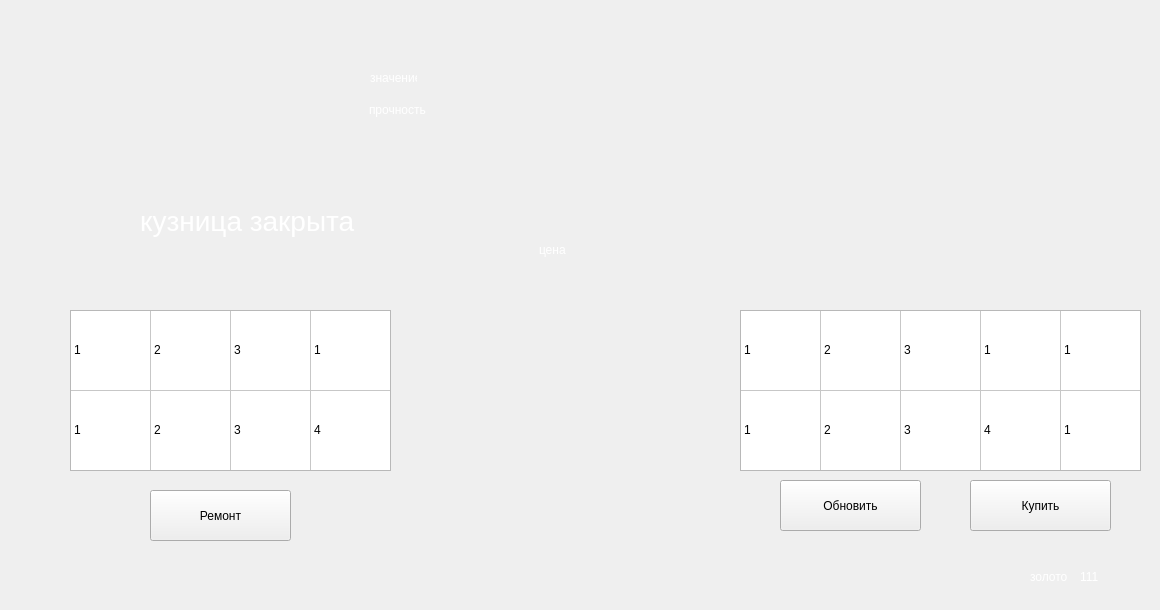
  <widget class="QWidget" name="tab_4">
   <attribute name="title">
    <string>Магазин</string>
   </attribute>
   <widget class="QTableWidget" name="tableStore">
    <property name="geometry">
     <rect>
      <x>740</x>
      <y>310</y>
      <width>401</width>
      <height>161</height>
     </rect>
    </property>
    <property name="minimumSize">
     <size>
      <width>0</width>
      <height>0</height>
     </size>
    </property>
    <property name="maximumSize">
     <size>
      <width>88888</width>
      <height>88888</height>
     </size>
    </property>
    <property name="tabletTracking">
     <bool>false</bool>
    </property>
    <property name="styleSheet">
     <string notr="true">background-image: url(:/new/table/image/background/table image.jpg);</string>
    </property>
    <property name="verticalScrollBarPolicy">
     <enum>Qt::ScrollBarAlwaysOff</enum>
    </property>
    <property name="horizontalScrollBarPolicy">
     <enum>Qt::ScrollBarAlwaysOff</enum>
    </property>
    <property name="sizeAdjustPolicy">
     <enum>QAbstractScrollArea::AdjustIgnored</enum>
    </property>
    <property name="autoScroll">
     <bool>false</bool>
    </property>
    <property name="editTriggers">
     <set>QAbstractItemView::NoEditTriggers</set>
    </property>
    <property name="dragDropOverwriteMode">
     <bool>true</bool>
    </property>
    <property name="selectionMode">
     <enum>QAbstractItemView::NoSelection</enum>
    </property>
    <property name="iconSize">
     <size>
      <width>81</width>
      <height>81</height>
     </size>
    </property>
    <property name="textElideMode">
     <enum>Qt::ElideMiddle</enum>
    </property>
    <property name="showGrid">
     <bool>true</bool>
    </property>
    <property name="gridStyle">
     <enum>Qt::SolidLine</enum>
    </property>
    <property name="sortingEnabled">
     <bool>false</bool>
    </property>
    <property name="rowCount">
     <number>2</number>
    </property>
    <property name="columnCount">
     <number>5</number>
    </property>
    <attribute name="horizontalHeaderVisible">
     <bool>false</bool>
    </attribute>
    <attribute name="horizontalHeaderMinimumSectionSize">
     <number>60</number>
    </attribute>
    <attribute name="horizontalHeaderDefaultSectionSize">
     <number>80</number>
    </attribute>
    <attribute name="horizontalHeaderHighlightSections">
     <bool>false</bool>
    </attribute>
    <attribute name="verticalHeaderVisible">
     <bool>false</bool>
    </attribute>
    <attribute name="verticalHeaderMinimumSectionSize">
     <number>60</number>
    </attribute>
    <attribute name="verticalHeaderDefaultSectionSize">
     <number>80</number>
    </attribute>
    <attribute name="verticalHeaderHighlightSections">
     <bool>false</bool>
    </attribute>
    <row/>
    <row/>
    <column/>
    <column/>
    <column/>
    <column/>
    <column/>
    <item row="0" column="0">
     <property name="text">
      <string>1</string>
     </property>
     <property name="icon">
      <iconset>
       <normaloff>:/new/item/image/Item/mana potion.png</normaloff>:/new/item/image/Item/mana potion.png</iconset>
     </property>
    </item>
    <item row="0" column="1">
     <property name="text">
      <string>2</string>
     </property>
    </item>
    <item row="0" column="2">
     <property name="text">
      <string>3</string>
     </property>
     <property name="icon">
      <iconset>
       <normaloff>:/new/item/image/Item/gnome-helmet.png</normaloff>:/new/item/image/Item/gnome-helmet.png</iconset>
     </property>
    </item>
    <item row="0" column="3">
     <property name="text">
      <string>1</string>
     </property>
    </item>
    <item row="0" column="4">
     <property name="text">
      <string>1</string>
     </property>
    </item>
    <item row="1" column="0">
     <property name="text">
      <string>1</string>
     </property>
    </item>
    <item row="1" column="1">
     <property name="text">
      <string>2</string>
     </property>
    </item>
    <item row="1" column="2">
     <property name="text">
      <string>3</string>
     </property>
    </item>
    <item row="1" column="3">
     <property name="text">
      <string>4</string>
     </property>
    </item>
    <item row="1" column="4">
     <property name="text">
      <string>1</string>
     </property>
    </item>
   </widget>
   <widget class="QLabel" name="labelGold">
    <property name="geometry">
     <rect>
      <x>1030</x>
      <y>570</y>
      <width>47</width>
      <height>13</height>
     </rect>
    </property>
    <property name="styleSheet">
     <string notr="true">color: rgb(255, 255, 255);</string>
    </property>
    <property name="text">
     <string>золото</string>
    </property>
   </widget>
   <widget class="QLabel" name="gold">
    <property name="geometry">
     <rect>
      <x>1080</x>
      <y>570</y>
      <width>47</width>
      <height>13</height>
     </rect>
    </property>
    <property name="styleSheet">
     <string notr="true">color: rgb(255, 255, 255);</string>
    </property>
    <property name="text">
     <string>111</string>
    </property>
   </widget>
   <widget class="QLabel" name="product">
    <property name="geometry">
     <rect>
      <x>489</x>
      <y>59</y>
      <width>162</width>
      <height>162</height>
     </rect>
    </property>
    <property name="text">
     <string/>
    </property>
    <property name="scaledContents">
     <bool>true</bool>
    </property>
   </widget>
   <widget class="QLabel" name="auraProd">
    <property name="geometry">
     <rect>
      <x>470</x>
      <y>40</y>
      <width>192</width>
      <height>192</height>
     </rect>
    </property>
    <property name="text">
     <string/>
    </property>
    <property name="scaledContents">
     <bool>true</bool>
    </property>
   </widget>
   <widget class="QPushButton" name="ButtonBuy">
    <property name="geometry">
     <rect>
      <x>970</x>
      <y>480</y>
      <width>141</width>
      <height>51</height>
     </rect>
    </property>
    <property name="text">
     <string>Купить</string>
    </property>
   </widget>
   <widget class="QPushButton" name="buttonRefresh">
    <property name="geometry">
     <rect>
      <x>780</x>
      <y>480</y>
      <width>141</width>
      <height>51</height>
     </rect>
    </property>
    <property name="toolTip">
     <string>&lt;html&gt;&lt;head/&gt;&lt;body&gt;&lt;p&gt;200 золотых&lt;/p&gt;&lt;/body&gt;&lt;/html&gt;</string>
    </property>
    <property name="text">
     <string>Обновить</string>
    </property>
   </widget>
   <widget class="QLabel" name="storeLab">
    <property name="geometry">
     <rect>
      <x>370</x>
      <y>70</y>
      <width>47</width>
      <height>16</height>
     </rect>
    </property>
    <property name="styleSheet">
     <string notr="true">color: rgb(255, 255, 255);</string>
    </property>
    <property name="text">
     <string>значение</string>
    </property>
   </widget>
   <widget class="QLabel" name="storeLab_2">
    <property name="geometry">
     <rect>
      <x>369</x>
      <y>99</y>
      <width>61</width>
      <height>21</height>
     </rect>
    </property>
    <property name="styleSheet">
     <string notr="true">color: rgb(255, 255, 255);</string>
    </property>
    <property name="text">
     <string>прочность</string>
    </property>
   </widget>
   <widget class="QLabel" name="storeLab_3">
    <property name="geometry">
     <rect>
      <x>539</x>
      <y>239</y>
      <width>31</width>
      <height>21</height>
     </rect>
    </property>
    <property name="styleSheet">
     <string notr="true">color: rgb(255, 255, 255);</string>
    </property>
    <property name="text">
     <string>цена</string>
    </property>
   </widget>
   <widget class="QLabel" name="storeValue">
    <property name="geometry">
     <rect>
      <x>430</x>
      <y>70</y>
      <width>31</width>
      <height>16</height>
     </rect>
    </property>
    <property name="styleSheet">
     <string notr="true">color: rgb(255, 255, 255);</string>
    </property>
    <property name="text">
     <string/>
    </property>
   </widget>
   <widget class="QLabel" name="storeDurability">
    <property name="geometry">
     <rect>
      <x>430</x>
      <y>100</y>
      <width>31</width>
      <height>16</height>
     </rect>
    </property>
    <property name="styleSheet">
     <string notr="true">color: rgb(255, 255, 255);</string>
    </property>
    <property name="text">
     <string/>
    </property>
   </widget>
   <widget class="QLabel" name="storeCost">
    <property name="geometry">
     <rect>
      <x>570</x>
      <y>240</y>
      <width>31</width>
      <height>16</height>
     </rect>
    </property>
    <property name="styleSheet">
     <string notr="true">color: rgb(255, 255, 255);</string>
    </property>
    <property name="text">
     <string/>
    </property>
   </widget>
   <widget class="QLabel" name="storeName">
    <property name="geometry">
     <rect>
      <x>479</x>
      <y>29</y>
      <width>181</width>
      <height>20</height>
     </rect>
    </property>
    <property name="styleSheet">
     <string notr="true">color: rgb(255, 255, 255);</string>
    </property>
    <property name="text">
     <string/>
    </property>
    <property name="alignment">
     <set>Qt::AlignCenter</set>
    </property>
   </widget>
   <widget class="QLabel" name="background_1">
    <property name="geometry">
     <rect>
      <x>0</x>
      <y>0</y>
      <width>1151</width>
      <height>601</height>
     </rect>
    </property>
    <property name="text">
     <string/>
    </property>
    <property name="pixmap">
     <pixmap>image/background/forge.jpg</pixmap>
    </property>
    <property name="scaledContents">
     <bool>true</bool>
    </property>
   </widget>
   <widget class="QLabel" name="storeLab_4">
    <property name="geometry">
     <rect>
      <x>669</x>
      <y>79</y>
      <width>121</width>
      <height>141</height>
     </rect>
    </property>
    <property name="autoFillBackground">
     <bool>false</bool>
    </property>
    <property name="styleSheet">
     <string notr="true">color: rgb(255, 255, 255);</string>
    </property>
    <property name="frameShape">
     <enum>QFrame::NoFrame</enum>
    </property>
    <property name="text">
     <string/>
    </property>
    <property name="scaledContents">
     <bool>false</bool>
    </property>
    <property name="wordWrap">
     <bool>true</bool>
    </property>
    <property name="textInteractionFlags">
     <set>Qt::NoTextInteraction</set>
    </property>
   </widget>
   <widget class="QTableWidget" name="forge">
    <property name="geometry">
     <rect>
      <x>70</x>
      <y>310</y>
      <width>321</width>
      <height>161</height>
     </rect>
    </property>
    <property name="minimumSize">
     <size>
      <width>0</width>
      <height>0</height>
     </size>
    </property>
    <property name="maximumSize">
     <size>
      <width>88888</width>
      <height>88888</height>
     </size>
    </property>
    <property name="tabletTracking">
     <bool>false</bool>
    </property>
    <property name="styleSheet">
     <string notr="true">background-image: url(:/new/table/image/background/table image.jpg);</string>
    </property>
    <property name="verticalScrollBarPolicy">
     <enum>Qt::ScrollBarAlwaysOff</enum>
    </property>
    <property name="horizontalScrollBarPolicy">
     <enum>Qt::ScrollBarAlwaysOff</enum>
    </property>
    <property name="sizeAdjustPolicy">
     <enum>QAbstractScrollArea::AdjustIgnored</enum>
    </property>
    <property name="autoScroll">
     <bool>false</bool>
    </property>
    <property name="editTriggers">
     <set>QAbstractItemView::NoEditTriggers</set>
    </property>
    <property name="dragDropOverwriteMode">
     <bool>true</bool>
    </property>
    <property name="selectionMode">
     <enum>QAbstractItemView::NoSelection</enum>
    </property>
    <property name="iconSize">
     <size>
      <width>81</width>
      <height>82</height>
     </size>
    </property>
    <property name="textElideMode">
     <enum>Qt::ElideMiddle</enum>
    </property>
    <property name="showGrid">
     <bool>true</bool>
    </property>
    <property name="gridStyle">
     <enum>Qt::SolidLine</enum>
    </property>
    <property name="sortingEnabled">
     <bool>false</bool>
    </property>
    <property name="rowCount">
     <number>2</number>
    </property>
    <property name="columnCount">
     <number>4</number>
    </property>
    <attribute name="horizontalHeaderVisible">
     <bool>false</bool>
    </attribute>
    <attribute name="horizontalHeaderMinimumSectionSize">
     <number>60</number>
    </attribute>
    <attribute name="horizontalHeaderDefaultSectionSize">
     <number>80</number>
    </attribute>
    <attribute name="horizontalHeaderHighlightSections">
     <bool>false</bool>
    </attribute>
    <attribute name="verticalHeaderVisible">
     <bool>false</bool>
    </attribute>
    <attribute name="verticalHeaderMinimumSectionSize">
     <number>60</number>
    </attribute>
    <attribute name="verticalHeaderDefaultSectionSize">
     <number>80</number>
    </attribute>
    <attribute name="verticalHeaderHighlightSections">
     <bool>false</bool>
    </attribute>
    <row/>
    <row/>
    <column/>
    <column/>
    <column/>
    <column/>
    <item row="0" column="0">
     <property name="text">
      <string>1</string>
     </property>
    </item>
    <item row="0" column="1">
     <property name="text">
      <string>2</string>
     </property>
    </item>
    <item row="0" column="2">
     <property name="text">
      <string>3</string>
     </property>
     <property name="icon">
      <iconset>
       <normaloff>:/new/item/image/Item/gnome-helmet.png</normaloff>:/new/item/image/Item/gnome-helmet.png</iconset>
     </property>
    </item>
    <item row="0" column="3">
     <property name="text">
      <string>1</string>
     </property>
    </item>
    <item row="1" column="0">
     <property name="text">
      <string>1</string>
     </property>
    </item>
    <item row="1" column="1">
     <property name="text">
      <string>2</string>
     </property>
    </item>
    <item row="1" column="2">
     <property name="text">
      <string>3</string>
     </property>
    </item>
    <item row="1" column="3">
     <property name="text">
      <string>4</string>
     </property>
    </item>
   </widget>
   <widget class="QPushButton" name="ButtonRepairs">
    <property name="geometry">
     <rect>
      <x>150</x>
      <y>490</y>
      <width>141</width>
      <height>51</height>
     </rect>
    </property>
    <property name="text">
     <string>Ремонт</string>
    </property>
   </widget>
   <widget class="QLabel" name="forgeClose">
    <property name="geometry">
     <rect>
      <x>140</x>
      <y>150</y>
      <width>231</width>
      <height>141</height>
     </rect>
    </property>
    <property name="font">
     <font>
      <pointsize>21</pointsize>
     </font>
    </property>
    <property name="styleSheet">
     <string notr="true">color: rgb(255, 255, 255);</string>
    </property>
    <property name="text">
     <string>кузница закрыта</string>
    </property>
   </widget>
   <zorder>background_1</zorder>
   <zorder>auraProd</zorder>
   <zorder>tableStore</zorder>
   <zorder>labelGold</zorder>
   <zorder>gold</zorder>
   <zorder>product</zorder>
   <zorder>ButtonBuy</zorder>
   <zorder>buttonRefresh</zorder>
   <zorder>storeLab</zorder>
   <zorder>storeLab_2</zorder>
   <zorder>storeLab_3</zorder>
   <zorder>storeValue</zorder>
   <zorder>storeDurability</zorder>
   <zorder>storeCost</zorder>
   <zorder>storeName</zorder>
   <zorder>storeLab_4</zorder>
   <zorder>forge</zorder>
   <zorder>ButtonRepairs</zorder>
   <zorder>forgeClose</zorder>
  </widget>
